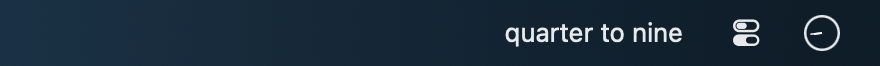
#> input picture Assets/screenshots/menubar-spoken.png, 880 x 66 px
$ python make_screenshots.py
#> lines starting #> are read from the running program, lines starting #| are printed output that depends on the picture
#!/usr/bin/env python3
"""Composite the captioned Mac App Store screenshot set.

Reads the raw captures in Assets/screenshots/ (the source of truth: retake
those on a Mac, ⇧⌘4, not in a simulator) and renders a captioned frame for
each into Assets/screenshots/captioned/, on a canvas App Store Connect
accepts for macOS. The caption sits above the capture, which sits on a
ground taken from the app icon's indigo gradient (Assets/make_icon.swift).

    python3 Tools/make_screenshots.py              # every frame, plus the strips
    python3 Tools/make_screenshots.py 01-menubar   # one frame

Besides the store frames it writes Assets/screenshots/strips/: the menubar
captures cropped to the bar itself and equalized to one width (right edge
kept, where the icons are), one PNG per personality plus personalities.png
with all of them stacked on a transparent ground. The README embeds the
stack; plumpbug.dev's FuzzyBar page copies the singles.

Captions reuse the App Store listing copy (subtitle, promotional text,
description). Edit them here and nowhere else.

The menubar raws were shot in one sitting with the other menubar items
hidden, so the strips differ only in the phrase. The phrase changes with
the clock, so retake the set together rather than one alone, and crop
each to the right 880 px of the bar.

The raw's pixel scale is read from menubar-spoken.png: a 1x capture of that
strip is under 600 px wide, a Retina one is over. At 1x the canvas is the
store's smallest size, 1280 x 800; at 2x it is 2560 x 1600 and everything
scales with it, which is the set to ship. Needs Pillow.
"""

import sys
from pathlib import Path

from PIL import Image, ImageDraw, ImageFilter, ImageFont

ROOT = Path(__file__).resolve().parent.parent
SHOTS = ROOT / "Assets" / "screenshots"
OUT = SHOTS / "captioned"

# San Francisco, as macOS ships it: the app's own face.
SF = "/System/Library/Fonts/SFNS.ttf"

# The icon's deep indigo (make_icon.swift), darkening to the bottom.
GROUND = ((0x2A, 0x22, 0x8C), (0x1A, 0x14, 0x5E))
EYEBROW = (0xC9, 0xC3, 0xF5)
HEADLINE = (0xFF, 0xFF, 0xFF)

# One frame per entry, in store order. `shots` lists raw filenames and the
# factor each is placed at (relative to the raw's own scale); "fit" means
# 1, shrunk only if the capture would not fit under the caption. A third
# element crops the raw to that many points from the top before placing,
# so menubar strips shot with different amounts of wallpaper line up. The
# raws are 33 points tall: 01-menubar keeps all of it, while the stacked
# frame and the strips crop to 32. Asking for more than the raw holds pads
# it with transparency rather than erroring.
# `uniform=True` crops every shot to the widest one's width, keeping the right
# edge (where the menubar icons are) and extending a narrower capture's left
# edge from its own first column, so strips of different widths come out
# identical. Several shots stack in a centred column.
# Window captures taken with ⇧⌘4 then Space carry their own shadow and
# transparent margins; list those in PLAIN so they are placed untouched.
FRAMES = {
    "01-menubar": dict(
        eyebrow="The time, in words",
        headline="Instead of 8:44, your menubar reads “quarter to nine”.",
        shots=[("menubar-spoken.png", 2.4, 33)],
    ),
    "02-popover": dict(
        eyebrow="Click it",
        headline="Exact time, full date, sunrise and sunset, and a month calendar.",
        shots=[("popover.png", "fit")],
    ),
    "03-personalities": dict(
        eyebrow="Eight personalities, or write your own",
        headline="Plain spoken English, Classic, Shakespeare, German, "
                 "Mission Control, Eldritch, Latin, or Vague.",
        shots=[("menubar-spoken.png", 1.2, 32), ("menubar-classic.png", 1.2, 32),
               ("menubar-shakespeare.png", 1.2, 32), ("menubar-german.png", 1.2, 32),
               ("menubar-missioncontrol.png", 1.2, 32), ("menubar-eldritch.png", 1.2, 32),
               ("menubar-latin.png", 1.2, 32), ("menubar-vague.png", 1.2, 32)],
        uniform=True,
    ),
    "04-settings": dict(
        eyebrow="Small on purpose",
        headline="No Dock icon, no network, no analytics, no account.",
        shots=[("settings.png", "fit")],
    ),
}


PLAIN = {"settings.png"}

# The menubar captures, in the order Personality.allCases declares them.
STRIPS = [shot[0] for shot in FRAMES["03-personalities"]["shots"]]


def raw_scale():
    return 2 if Image.open(SHOTS / "menubar-spoken.png").width > 600 else 1


def font(size, weight):
    f = ImageFont.truetype(SF, size)
    f.set_variation_by_name(weight)
    return f


def gradient(size, top, bottom):
    strip = Image.new("RGB", (1, size[1]))
    px = strip.load()
    for y in range(size[1]):
        t = y / (size[1] - 1)
        px[0, y] = tuple(round(a + (b - a) * t) for a, b in zip(top, bottom))
    return strip.resize(size)


# [85 lines left out: functions wrap, rounded, shadowed, load, anchor_right, equalize and 1 more, not called in this run]


def render(name, spec, s):
    W, H = 1280 * s, 800 * s
    img = gradient((W, H), *GROUND).convert("RGBA")
    d = ImageDraw.Draw(img)
    margin = int(W * 0.06)

    eb_font = font(22 * s, "Semibold")
    y = int(H * 0.085)
    d.text((W // 2, y), spec["eyebrow"].upper(), font=eb_font, fill=EYEBROW, anchor="ms")
    hl_font = font(44 * s, "Bold")
    lines = wrap(d, spec["headline"], hl_font, W - 2 * margin)
    y += 20 * s
    for line in lines:
        y += 54 * s
        d.text((W // 2, y), line, font=hl_font, fill=HEADLINE, anchor="ms")
    top = y + 44 * s

    avail = H - top - int(H * 0.06)
    raws = [load(shot[0], s, *shot[2:]) for shot in spec["shots"]]
    if spec.get("uniform"):
        raws = equalize(raws, s)
    shots = [place(shot[0], im, shot[1], s, avail) for shot, im in zip(spec["shots"], raws)]
    plain = [im for im, shot in zip(shots, spec["shots"]) if shot[0] in PLAIN]
    gap = 28 * s
    block_h = sum(im.height for im in shots) + gap * (len(shots) - 1)
    if block_h > avail:  # never crop; a frame that does not fit is a spec error
        raise SystemExit(f"{name}: captures need {block_h}px, only {avail}px below the caption")
    y = top + (avail - block_h) // 2
    for im in shots:
        x = (W - im.width) // 2
        if any(im is p for p in plain):
            img.alpha_composite(im, (x, y))
        else:
            shadowed(img, im, (x, y), blur=8 * s, alpha=110)
        y += im.height + gap

    OUT.mkdir(exist_ok=True)
    img.convert("RGB").save(OUT / f"{name}.png", optimize=True)
    print(f"wrote {OUT.relative_to(ROOT)}/{name}.png {img.width}x{img.height}")


# [14 lines left out: function strips, not called in this run]


def main(argv):
    wanted = argv[1:] or list(FRAMES)
    s = raw_scale()
#> s = 2
    for name in wanted:
        if name not in FRAMES:
            raise SystemExit(f"unknown frame {name!r}; choose from {', '.join(FRAMES)}")
        render(name, FRAMES[name], s)
#> in render, `W, H = 1280 * s, 800 * s`: W = 2560; H = 1600
#> in render, `img = gradient((W, H), *GROUND).convert("RGBA")`:
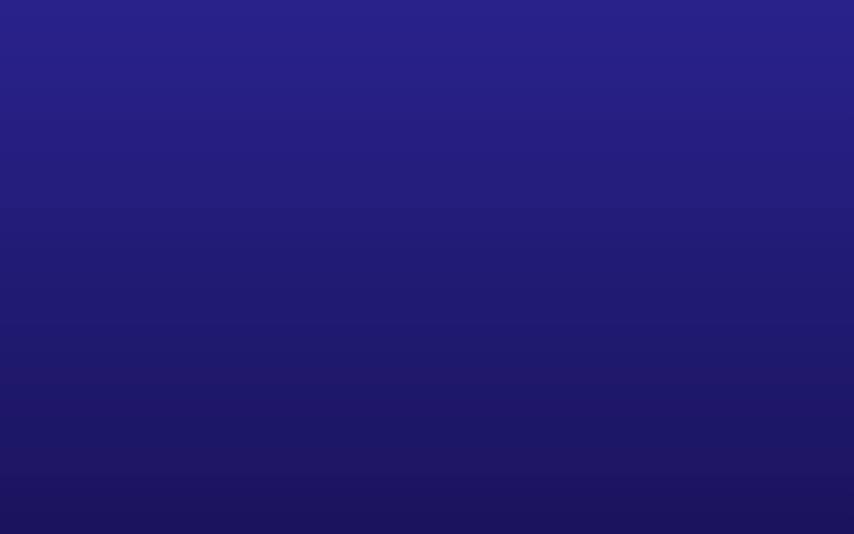
#> img: PIL image 2560x1600 RGBA (shown at 1/3 size); mean R, G, B, A 34, 27, 117, 255
#> in render, `margin = int(W * 0.06)`: margin = 153
    if not argv[1:]:
        strips(s)


if __name__ == "__main__":
#> (the run stopped early here; a loop or call above may not have finished)
